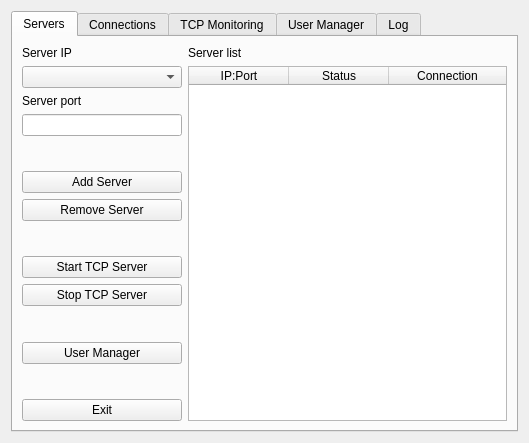
<?xml version="1.0" encoding="UTF-8"?>
<ui version="4.0">
 <class>Widget</class>
 <widget class="QWidget" name="Widget">
  <property name="geometry">
   <rect>
    <x>0</x>
    <y>0</y>
    <width>529</width>
    <height>443</height>
   </rect>
  </property>
  <property name="windowTitle">
   <string>TCP Server</string>
  </property>
  <layout class="QHBoxLayout" name="horizontalLayout">
   <item>
    <widget class="QTabWidget" name="mainTabWidget">
     <property name="currentIndex">
      <number>0</number>
     </property>
     <widget class="QWidget" name="servers">
      <attribute name="title">
       <string>Servers</string>
      </attribute>
      <layout class="QHBoxLayout" name="horizontalLayout_2" stretch="1,2">
       <item>
        <layout class="QVBoxLayout" name="verticalLayout_4">
         <item>
          <widget class="QLabel" name="label_2">
           <property name="text">
            <string>Server IP</string>
           </property>
          </widget>
         </item>
         <item>
          <widget class="QComboBox" name="serverIpComboBox"/>
         </item>
         <item>
          <widget class="QLabel" name="label_3">
           <property name="text">
            <string>Server port</string>
           </property>
          </widget>
         </item>
         <item>
          <widget class="QLineEdit" name="serverPortEdit"/>
         </item>
         <item>
          <spacer name="verticalSpacer_3">
           <property name="orientation">
            <enum>Qt::Vertical</enum>
           </property>
           <property name="sizeHint" stdset="0">
            <size>
             <width>20</width>
             <height>40</height>
            </size>
           </property>
          </spacer>
         </item>
         <item>
          <widget class="QPushButton" name="addServerButton">
           <property name="text">
            <string>Add Server</string>
           </property>
          </widget>
         </item>
         <item>
          <widget class="QPushButton" name="removeServerButton">
           <property name="text">
            <string>Remove Server</string>
           </property>
          </widget>
         </item>
         <item>
          <spacer name="verticalSpacer_2">
           <property name="orientation">
            <enum>Qt::Vertical</enum>
           </property>
           <property name="sizeHint" stdset="0">
            <size>
             <width>20</width>
             <height>40</height>
            </size>
           </property>
          </spacer>
         </item>
         <item>
          <widget class="QPushButton" name="startTcpServerButton">
           <property name="text">
            <string>Start TCP Server</string>
           </property>
          </widget>
         </item>
         <item>
          <widget class="QPushButton" name="stopTcpServerButton">
           <property name="text">
            <string>Stop TCP Server</string>
           </property>
          </widget>
         </item>
         <item>
          <spacer name="verticalSpacer_4">
           <property name="orientation">
            <enum>Qt::Vertical</enum>
           </property>
           <property name="sizeHint" stdset="0">
            <size>
             <width>20</width>
             <height>40</height>
            </size>
           </property>
          </spacer>
         </item>
         <item>
          <widget class="QPushButton" name="userManagerButton">
           <property name="text">
            <string>User Manager</string>
           </property>
          </widget>
         </item>
         <item>
          <spacer name="verticalSpacer">
           <property name="orientation">
            <enum>Qt::Vertical</enum>
           </property>
           <property name="sizeHint" stdset="0">
            <size>
             <width>20</width>
             <height>40</height>
            </size>
           </property>
          </spacer>
         </item>
         <item>
          <widget class="QPushButton" name="exit">
           <property name="text">
            <string>Exit</string>
           </property>
          </widget>
         </item>
        </layout>
       </item>
       <item>
        <layout class="QVBoxLayout" name="verticalLayout_3">
         <item>
          <widget class="QLabel" name="label">
           <property name="text">
            <string>Server list</string>
           </property>
          </widget>
         </item>
         <item>
          <widget class="QTableWidget" name="serverTable">
           <attribute name="horizontalHeaderVisible">
            <bool>true</bool>
           </attribute>
           <attribute name="horizontalHeaderCascadingSectionResizes">
            <bool>false</bool>
           </attribute>
           <attribute name="horizontalHeaderStretchLastSection">
            <bool>true</bool>
           </attribute>
           <attribute name="verticalHeaderVisible">
            <bool>false</bool>
           </attribute>
           <column>
            <property name="text">
             <string>IP:Port</string>
            </property>
           </column>
           <column>
            <property name="text">
             <string>Status</string>
            </property>
           </column>
           <column>
            <property name="text">
             <string>Connection</string>
            </property>
           </column>
          </widget>
         </item>
        </layout>
       </item>
      </layout>
     </widget>
     <widget class="QWidget" name="connections">
      <attribute name="title">
       <string>Connections</string>
      </attribute>
      <layout class="QHBoxLayout" name="horizontalLayout_3" stretch="1,2">
       <item>
        <layout class="QVBoxLayout" name="verticalLayout_5">
         <item>
          <widget class="QLabel" name="label_4">
           <property name="text">
            <string>Server list</string>
           </property>
          </widget>
         </item>
         <item>
          <widget class="QComboBox" name="serverListComboBox"/>
         </item>
         <item>
          <widget class="QLabel" name="label_6">
           <property name="text">
            <string>&lt;!DOCTYPE HTML PUBLIC &quot;-//W3C//DTD HTML 4.0//EN&quot; &quot;http://www.w3.org/TR/REC-html40/strict.dtd&quot;&gt;
&lt;html&gt;&lt;head&gt;&lt;meta name=&quot;qrichtext&quot; content=&quot;1&quot; /&gt;&lt;meta charset=&quot;utf-8&quot; /&gt;&lt;style type=&quot;text/css&quot;&gt;
p, li { white-space: pre-wrap; }
hr { height: 1px; border-width: 0; }
li.unchecked::marker { content: &quot;\2610&quot;; }
li.checked::marker { content: &quot;\2612&quot;; }
&lt;/style&gt;&lt;/head&gt;&lt;body style=&quot; font-family:'Segoe UI'; font-size:9pt; font-weight:400; font-style:normal;&quot;&gt;
&lt;p style=&quot; margin-top:12px; margin-bottom:12px; margin-left:0px; margin-right:0px; -qt-block-indent:0; text-indent:0px;&quot;&gt;Inactive connection&lt;br /&gt;timeout (min):&lt;/p&gt;&lt;/body&gt;&lt;/html&gt;</string>
           </property>
          </widget>
         </item>
         <item>
          <widget class="QSpinBox" name="timeoutSpinBox"/>
         </item>
         <item>
          <spacer name="verticalSpacer_5">
           <property name="orientation">
            <enum>Qt::Vertical</enum>
           </property>
           <property name="sizeHint" stdset="0">
            <size>
             <width>20</width>
             <height>40</height>
            </size>
           </property>
          </spacer>
         </item>
         <item>
          <widget class="QPushButton" name="disconnectButton">
           <property name="text">
            <string>Disconnect
client</string>
           </property>
          </widget>
         </item>
        </layout>
       </item>
       <item>
        <layout class="QVBoxLayout" name="verticalLayout">
         <item>
          <widget class="QLabel" name="label_5">
           <property name="text">
            <string>Connection</string>
           </property>
          </widget>
         </item>
         <item>
          <widget class="QTableWidget" name="connectionTable"/>
         </item>
        </layout>
       </item>
      </layout>
     </widget>
     <widget class="QWidget" name="tcpMonitoring">
      <attribute name="title">
       <string>TCP Monitoring</string>
      </attribute>
      <layout class="QVBoxLayout" name="verticalLayout_6">
       <item>
        <layout class="QHBoxLayout" name="horizontalLayout_4">
         <item>
          <widget class="QLabel" name="label_7">
           <property name="sizePolicy">
            <sizepolicy hsizetype="Maximum" vsizetype="Preferred">
             <horstretch>0</horstretch>
             <verstretch>0</verstretch>
            </sizepolicy>
           </property>
           <property name="text">
            <string>Server list</string>
           </property>
          </widget>
         </item>
         <item>
          <widget class="QComboBox" name="comboBox_3"/>
         </item>
        </layout>
       </item>
       <item>
        <widget class="QTextBrowser" name="textBrowser"/>
       </item>
       <item>
        <layout class="QGridLayout" name="gridLayout">
         <item row="0" column="0">
          <widget class="QLabel" name="label_8">
           <property name="text">
            <string>Client IP:port</string>
           </property>
          </widget>
         </item>
         <item row="0" column="1">
          <widget class="QLabel" name="label_9">
           <property name="text">
            <string>Data</string>
           </property>
          </widget>
         </item>
         <item row="1" column="0">
          <widget class="QLineEdit" name="lineEdit_2"/>
         </item>
         <item row="1" column="1">
          <widget class="QLineEdit" name="lineEdit_3"/>
         </item>
         <item row="1" column="2">
          <widget class="QPushButton" name="pushButton_7">
           <property name="text">
            <string>Repeat, 1 sec</string>
           </property>
          </widget>
         </item>
         <item row="1" column="3">
          <widget class="QPushButton" name="pushButton_8">
           <property name="text">
            <string>Send</string>
           </property>
          </widget>
         </item>
        </layout>
       </item>
      </layout>
     </widget>
     <widget class="QWidget" name="userManager">
      <attribute name="title">
       <string>User Manager</string>
      </attribute>
      <layout class="QHBoxLayout" name="horizontalLayout_5">
       <item>
        <layout class="QVBoxLayout" name="verticalLayout_7">
         <item>
          <widget class="QLabel" name="label_10">
           <property name="text">
            <string>User name (Login)</string>
           </property>
          </widget>
         </item>
         <item>
          <widget class="QLineEdit" name="lineEdit_4"/>
         </item>
         <item>
          <widget class="QLabel" name="label_11">
           <property name="text">
            <string>Password</string>
           </property>
          </widget>
         </item>
         <item>
          <widget class="QLineEdit" name="lineEdit_5"/>
         </item>
         <item>
          <widget class="QLabel" name="label_12">
           <property name="text">
            <string>IMEI</string>
           </property>
          </widget>
         </item>
         <item>
          <widget class="QLineEdit" name="lineEdit_6"/>
         </item>
         <item>
          <spacer name="verticalSpacer_6">
           <property name="orientation">
            <enum>Qt::Vertical</enum>
           </property>
           <property name="sizeHint" stdset="0">
            <size>
             <width>20</width>
             <height>40</height>
            </size>
           </property>
          </spacer>
         </item>
         <item>
          <widget class="QPushButton" name="pushButton_9">
           <property name="text">
            <string>Create key</string>
           </property>
          </widget>
         </item>
         <item>
          <widget class="QPushButton" name="pushButton_10">
           <property name="text">
            <string>Delete key</string>
           </property>
          </widget>
         </item>
         <item>
          <spacer name="verticalSpacer_7">
           <property name="orientation">
            <enum>Qt::Vertical</enum>
           </property>
           <property name="sizeHint" stdset="0">
            <size>
             <width>20</width>
             <height>40</height>
            </size>
           </property>
          </spacer>
         </item>
         <item>
          <widget class="QPushButton" name="pushButton_11">
           <property name="text">
            <string>Hide</string>
           </property>
          </widget>
         </item>
        </layout>
       </item>
       <item>
        <layout class="QVBoxLayout" name="verticalLayout_8">
         <item>
          <widget class="QLabel" name="label_13">
           <property name="text">
            <string>Users</string>
           </property>
          </widget>
         </item>
         <item>
          <widget class="QTableWidget" name="tableWidget_3"/>
         </item>
        </layout>
       </item>
      </layout>
     </widget>
     <widget class="QWidget" name="log">
      <attribute name="title">
       <string>Log</string>
      </attribute>
      <layout class="QVBoxLayout" name="verticalLayout_2">
       <item>
        <widget class="QTextBrowser" name="logBrowser"/>
       </item>
      </layout>
     </widget>
    </widget>
   </item>
  </layout>
 </widget>
 <resources/>
 <connections/>
</ui>
